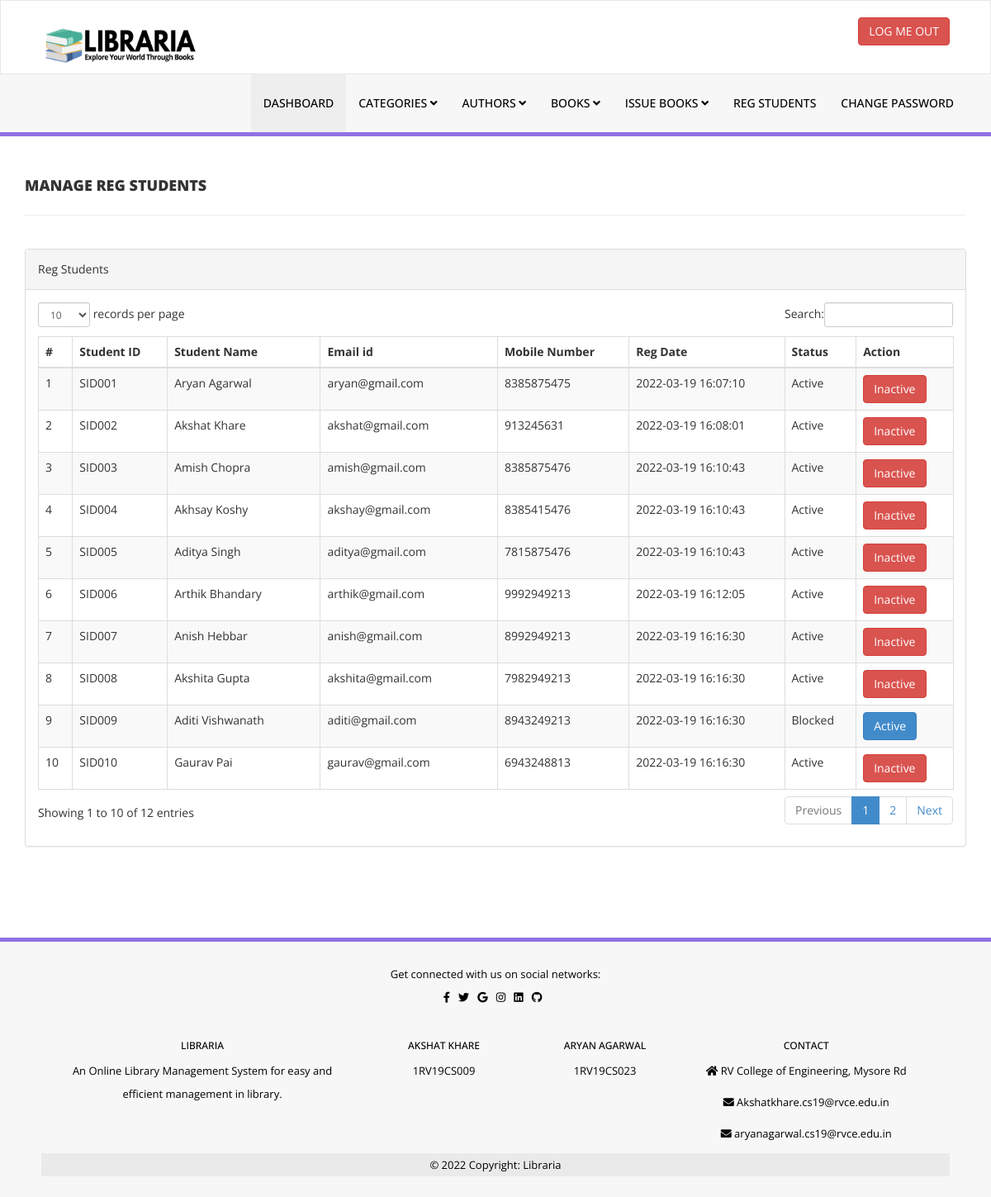
The page /library/admin/reg-students.php (signed in) on the database its author committed.
### tables this page shows
CREATE TABLE `tblstudents` (
  `id` int(11) NOT NULL,
  `StudentId` varchar(100) DEFAULT NULL,
  `FullName` varchar(120) DEFAULT NULL,
  `EmailId` varchar(120) DEFAULT NULL,
  `MobileNumber` char(11) DEFAULT NULL,
  `Password` varchar(120) DEFAULT NULL,
  `Status` int(1) DEFAULT NULL,
  `RegDate` timestamp NULL DEFAULT current_timestamp(),
  `UpdationDate` timestamp NULL DEFAULT NULL ON UPDATE current_timestamp()
);

### library/admin/reg-students.php (the view, shortened to what this page needs)
<?php
include('includes/config.php');
if(strlen($_SESSION['alogin'])==0)
    {
header('location:index.php');
}
else{
    ?>
<!DOCTYPE html>
<html xmlns="http://www.w3.org/1999/xhtml">
<head>
    <link href="assets/css/bootstrap.css" rel="stylesheet" />
    <link href="assets/css/font-awesome.css" rel="stylesheet" />
    <link href="assets/js/dataTables/dataTables.bootstrap.css" rel="stylesheet" />
    <link href="assets/css/style.css" rel="stylesheet" />
</head>
<body>
<?php include('includes/header.php');?>
    <div class="content-wrapper">
         <div class="container">
        <div class="row pad-botm">
            <div class="col-md-12">
                <h4 class="header-line">Manage Reg Students</h4>
    </div>
        </div>
            <div class="row">
                <div class="col-md-12">
                    <div class="panel panel-default">
                        <div class="panel-heading">
                          Reg Students
                        </div>
                        <div class="panel-body">
                            <div class="table-responsive">
                                <table class="table table-striped table-bordered table-hover" id="dataTables-example">
                                    <thead>
                                        <tr>
                                            <th>#</th>
                                            <th>Student ID</th>
                                            <th>Student Name</th>
                                            <th>Email id </th>
                                            <th>Mobile Number</th>
                                            <th>Reg Date</th>
                                            <th>Status</th>
                                            <th>Action</th>
                                        </tr>
                                    </thead>
                                    <tbody>
<?php $sql = "SELECT * from tblstudents";
$query = $dbh -> prepare($sql);
$query->execute();
$results=$query->fetchAll(PDO::FETCH_OBJ);
$cnt=1;
if($query->rowCount() > 0)
{
foreach($results as $result)
{               ?>
                                        <tr class="odd gradeX">
                                            <td class="center"><?php echo htmlentities($cnt);?></td>
                                            <td class="center"><?php echo htmlentities($result->StudentId);?></td>
                                            <td class="center"><?php echo htmlentities($result->FullName);?></td>
                                            <td class="center"><?php echo htmlentities($result->EmailId);?></td>
                                            <td class="center"><?php echo htmlentities($result->MobileNumber);?></td>
                                             <td class="center"><?php echo htmlentities($result->RegDate);?></td>
                                            <td class="center"><?php if($result->Status==1)
                                            {
                                                echo htmlentities("Active");
                                            } else {
                                            echo htmlentities("Blocked");
}
                                            ?></td>
                                            <td class="center">
<?php if($result->Status==1)
 {?>
<a href="reg-students.php?inid=<?php echo htmlentities($result->id);?>" onclick="return confirm('Are you sure you want to block this student?');"" >  <button class="btn btn-danger"> Inactive</button>
<?php } else {?>
                                            <a href="reg-students.php?id=<?php echo htmlentities($result->id);?>" onclick="return confirm('Are you sure you want to active this student?');""><button class="btn btn-primary"> Active</button>
                                            <?php } ?>
                                            </td>
                                        </tr>
 <?php $cnt=$cnt+1;}} ?>
                                    </tbody>
                                </table>
                            </div>
                        </div>
                    </div>
                </div>
            </div>
    </div>
    </div>
  <?php include('includes/footer.php');?>
</body>
</html>
<?php } ?>

### library/admin/assets/css/style.css (style rules this page uses)
.content-wrapper { margin-top: 40px; min-height:800px; padding-bottom:90px; }
.header-line { font-weight:900; padding-bottom:25px; border-bottom:1px solid #eeeeee; text-transform:uppercase; }
.pad-botm { padding-bottom:30px; }

### rows shown on the page
tblstudents: StudentId "SID001", FullName "Aryan Agarwal", EmailId "aryan@gmail.com", MobileNumber "8385875475", RegDate "2022-03-19 16:07:10"
tblstudents: StudentId "SID002", FullName "Akshat Khare", EmailId "akshat@gmail.com", MobileNumber "913245631", RegDate "2022-03-19 16:08:01"
tblstudents: StudentId "SID003", FullName "Amish Chopra", EmailId "amish@gmail.com", MobileNumber "8385875476", RegDate "2022-03-19 16:10:43"
tblstudents: StudentId "SID004", FullName "Akhsay Koshy", EmailId "akshay@gmail.com", MobileNumber "8385415476", RegDate "2022-03-19 16:10:43"
tblstudents: StudentId "SID005", FullName "Aditya Singh", EmailId "aditya@gmail.com", MobileNumber "7815875476", RegDate "2022-03-19 16:10:43"
tblstudents: StudentId "SID006", FullName "Arthik Bhandary", EmailId "arthik@gmail.com", MobileNumber "9992949213", RegDate "2022-03-19 16:12:05"
tblstudents: StudentId "SID007", FullName "Anish Hebbar", EmailId "anish@gmail.com", MobileNumber "8992949213", RegDate "2022-03-19 16:16:30"
tblstudents: StudentId "SID008", FullName "Akshita Gupta", EmailId "akshita@gmail.com", MobileNumber "7982949213", RegDate "2022-03-19 16:16:30"
tblstudents: StudentId "SID009", FullName "Aditi Vishwanath", EmailId "aditi@gmail.com", MobileNumber "8943249213", RegDate "2022-03-19 16:16:30"
tblstudents: StudentId "SID010", FullName "Gaurav Pai", EmailId "gaurav@gmail.com", MobileNumber "6943248813", RegDate "2022-03-19 16:16:30"
